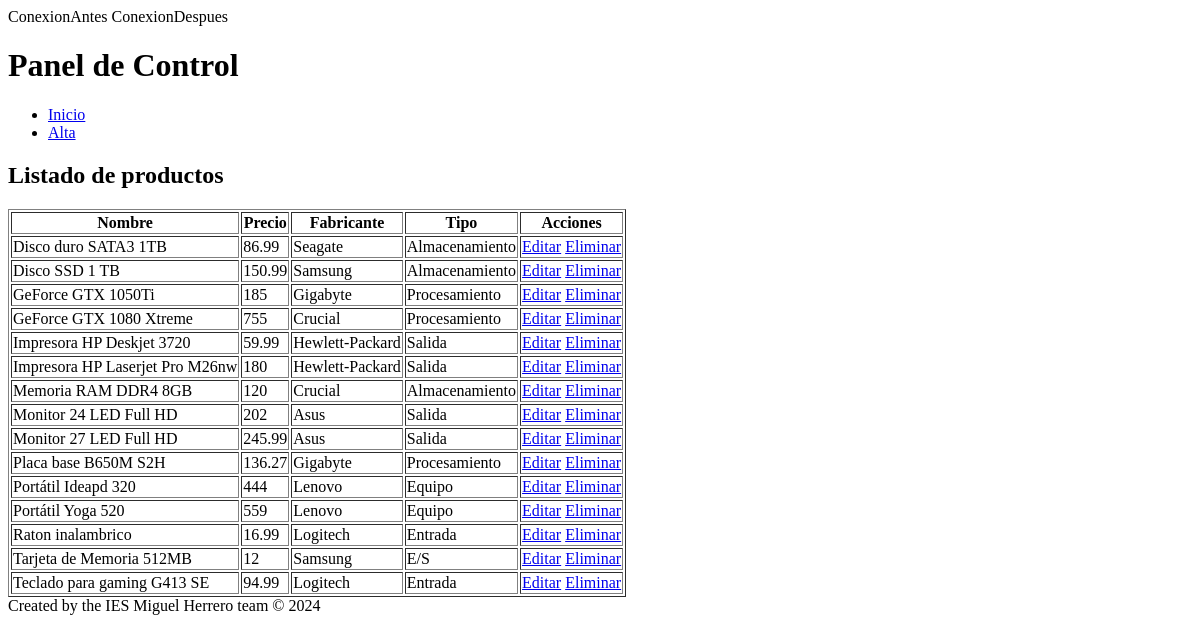
Before: / with the older database file.
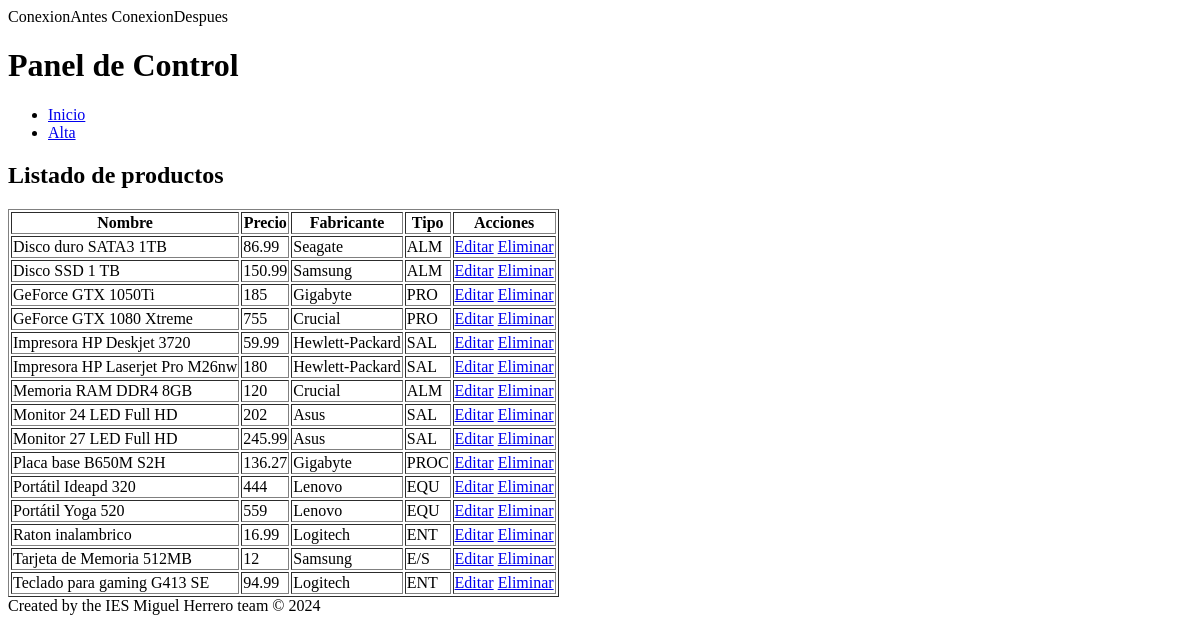
After: the same page with the newer database file.
### tables this page shows
CREATE TABLE producto (
  id INT UNSIGNED AUTO_INCREMENT PRIMARY KEY,
  nombre VARCHAR(100) NOT NULL,
  precio DOUBLE NOT NULL,
  tipo VARCHAR(100) NOT NULL,
  id_fabricante INT UNSIGNED NOT NULL,
  FOREIGN KEY (id_fabricante) REFERENCES fabricante(id)
);

CREATE TABLE fabricante (
  id INT UNSIGNED AUTO_INCREMENT PRIMARY KEY,
  nombre VARCHAR(100) NOT NULL
);

### src/index.php (the view, shortened to what this page needs)
<?php
include_once("config.php");
$result = mysqli_query($mysqli, "select a.id id, a.nombre nombre, a.precio precio, a.tipo tipo, b.nombre fabricante
from producto a, fabricante b where a.id_fabricante=b.id ORDER BY nombre ASC");
?>
<!DOCTYPE html>
<html>
<head>
</head>
<body>
<div>
	<header>
		<h1>Panel de Control</h1>
	</header>
	<main>
	<ul>
		<li><a href="index.php">Inicio</a></li>
		<li><a href="add.php">Alta</a></li>
	</ul>
	<h2>Listado de productos</h2>
	<table border="1">
	<thead>
		<tr>
			<th>Nombre</th>
			<th>Precio</th>
			<th>Fabricante</th>
			<th>Tipo</th>
			<th>Acciones</th>
		</tr>
	</thead>
	<tbdody>
<?php
	while($res = mysqli_fetch_array($result)) {
		echo "<tr>\n";
		echo "<td>".$res['nombre']."</td>\n";
		echo "<td>".$res['precio']."</td>\n";
		echo "<td>".$res['fabricante']."</td>\n";
		echo "<td>".$res['tipo']."</td>\n";
		echo "<td>";
		echo "<a href=\"edit.php?id=$res[id]\">Editar</a>\n";
		echo "<a href=\"delete.php?id=$res[id]\" onClick=\"return confirm('¿Está segur@ que desea eliminar el registro?')\" >Eliminar</a></td>\n";
		echo "</tr>\n";
	}
	?>
	</tbdody>
	</table>
	</main>
	<footer>
    Created by the IES Miguel Herrero team &copy; 2024
  	</footer>
</div>
</body>
</html>

### src/config.php (shortened to what this page needs)
<?php
echo "ConexionDespues\n";
?>

Changed rows visible on the page:
changed producto "Disco duro SATA3 1TB": tipo "Almacenamiento" → "ALM"
changed producto "Disco SSD 1 TB": tipo "Almacenamiento" → "ALM"
changed producto "GeForce GTX 1050Ti": tipo "Procesamiento" → "PRO"
changed producto "GeForce GTX 1080 Xtreme": tipo "Procesamiento" → "PRO"
changed producto "Impresora HP Deskjet 3720": tipo "Salida" → "SAL"
changed producto "Impresora HP Laserjet Pro M26nw": tipo "Salida" → "SAL"
changed producto "Memoria RAM DDR4 8GB": tipo "Almacenamiento" → "ALM"
changed producto "Monitor 24 LED Full HD": tipo "Salida" → "SAL"
changed producto "Monitor 27 LED Full HD": tipo "Salida" → "SAL"
changed producto "Placa base B650M S2H": tipo "Procesamiento" → "PROC"
changed producto "Portátil Ideapd 320": tipo "Equipo" → "EQU"
changed producto "Portátil Yoga 520": tipo "Equipo" → "EQU"
changed producto "Raton inalambrico": tipo "Entrada" → "ENT"
changed producto "Teclado para gaming G413 SE": tipo "Entrada" → "ENT"
